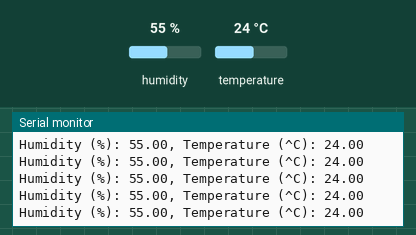
The sketch below on a simulated ESP32. Parts: the last lines printed to the serial monitor. The test bench sets the inputs (shaded band); at power-on: humidity 55 %, temperature 24 °C.

Above: at 2.8 s.
2.9 s: humidity set to 22 %
At 4.28 s:
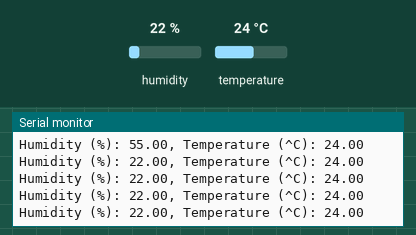
9.0 s: temperature set to 12 °C
At 10.41 s:
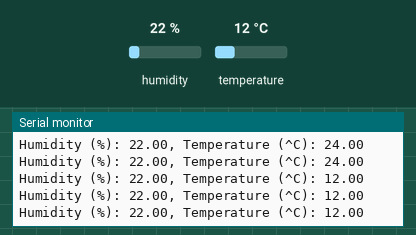
15.1 s: humidity set to 40 %
At 16.64 s:
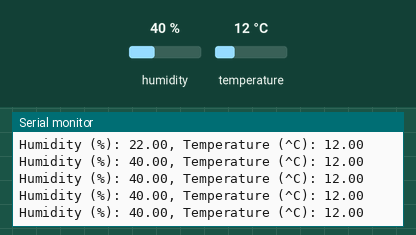
Timing chart, 0 to 18.1 s (numbered marks = the images above; inputs shaded):
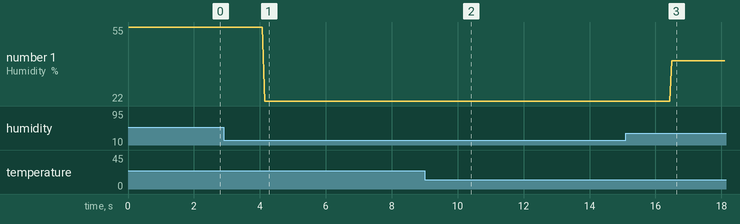

The sketch:

Moisture_Test.ino
```cpp
#include "DHT.h"
#define DHTPIN 27
#define DHTTYPE DHT11

DHT dht(DHTPIN, DHTTYPE);

void setup() {
  Serial.begin(9600);
  dht.begin();
  // Set the pin modes for the sensors
  pinMode(DHTPIN, INPUT);
}

void loop() {

  float humidity = dht.readHumidity();
  float temperature = dht.readTemperature();
  if (isnan(humidity)) {
    humidity = 0.0;
  }
  if (isnan(temperature)) {
    temperature = 0.0;
  }
  Serial.print("Humidity (%): ");
  Serial.print(humidity);
  Serial.print(", ");

  Serial.print("Temperature (^C): ");
  Serial.println(temperature);
}
```

Measured:
- after the input at 2.9 s, the serial monitor: prints a new line after 1.2 s (image 1)
- after the input at 9.0 s, the serial monitor: prints a new line after 1.3 s (image 2)
- after the input at 15.1 s, the serial monitor: prints a new line after 1.4 s (image 3)
- plotted number 1: 55 → 22 after the input at 2.9 s, 22 → 40 after the input at 15.1 s
